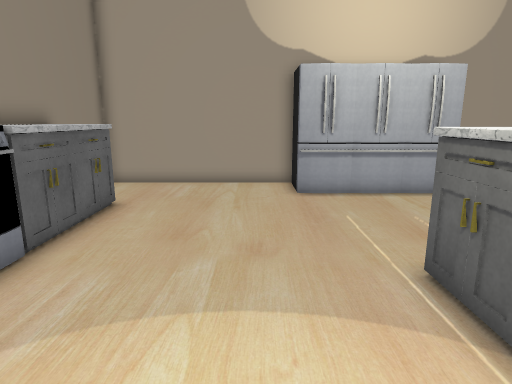
[1] (above)

18 first-person views from a walk through a Unity game level. The camera is 1.4 m above the floor, tilts 12° down and sees 75° across. The floor is counted in squares, 0.5 m on a side. Each view is taken from the middle of a square. On the plan, view 1 faces up. The plan holds only what a view shows up to about 20 squares ahead; the rest is blank. Some animated figures are not drawn. Some surface patterns are stand-ins.

[2]
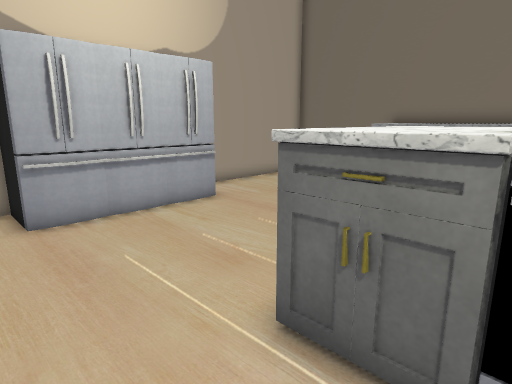

[3]
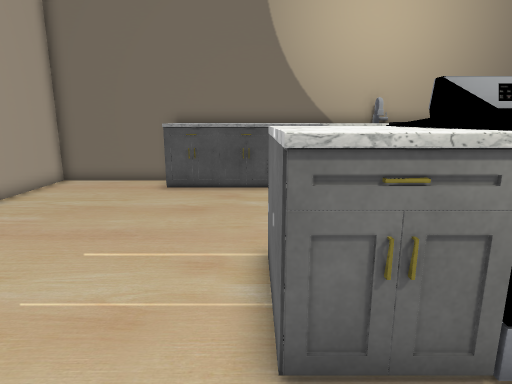

[4]
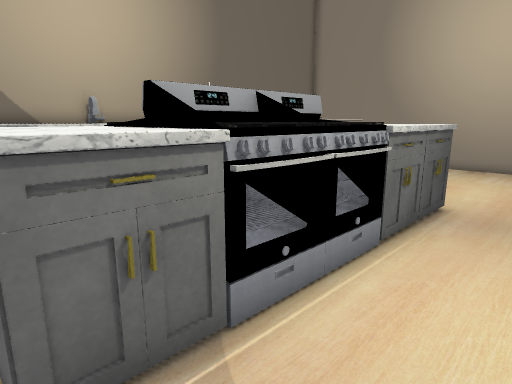

[5]
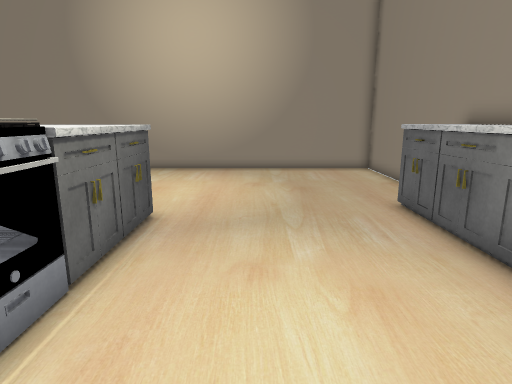

[6]
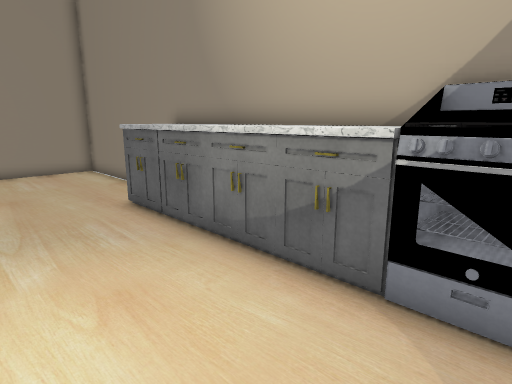

[7]
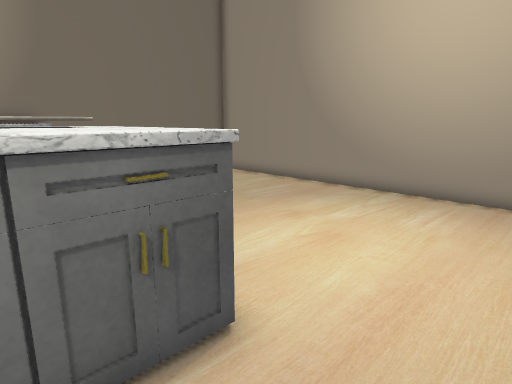

[8]
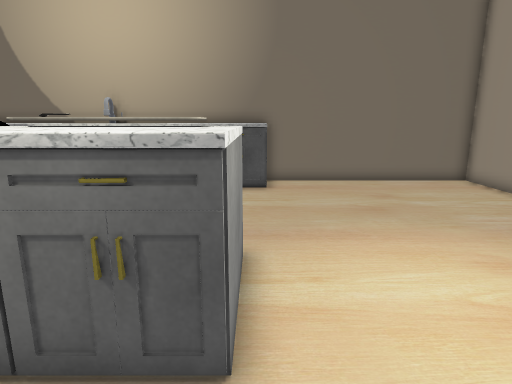

[9]
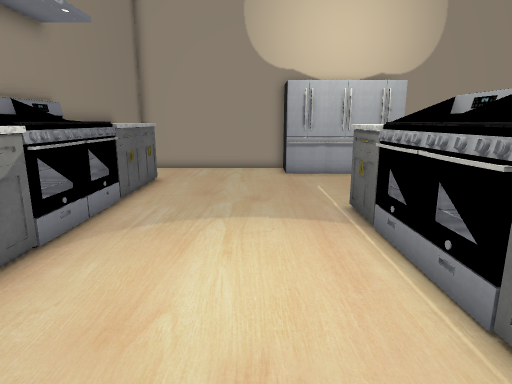

[10]
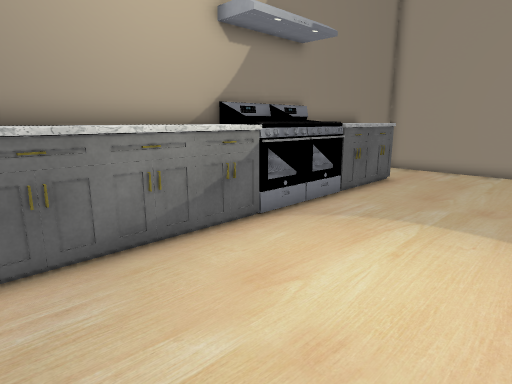

[11]
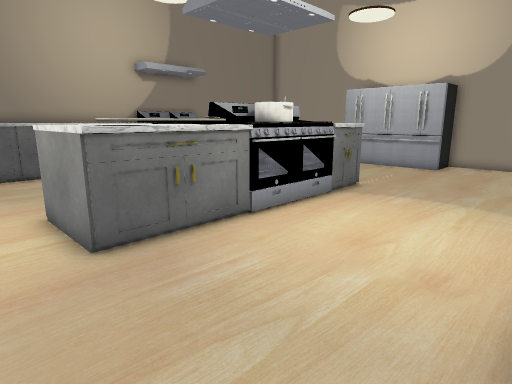

[12]
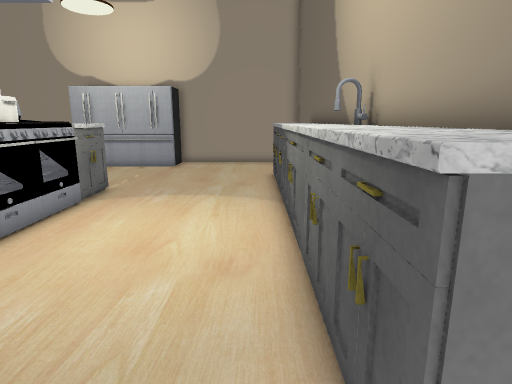

[13]
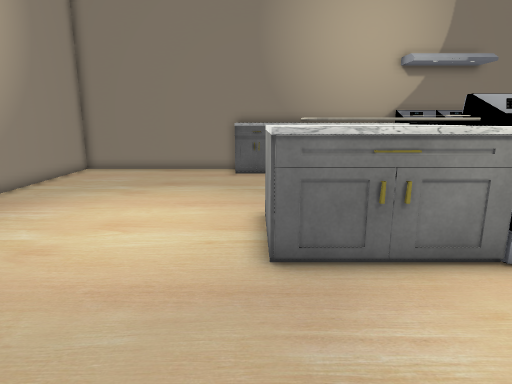

[14]
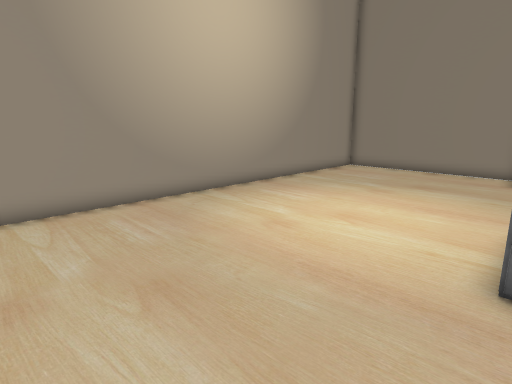

[15]
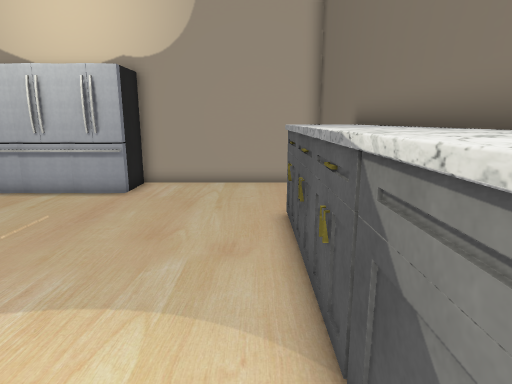

[16]
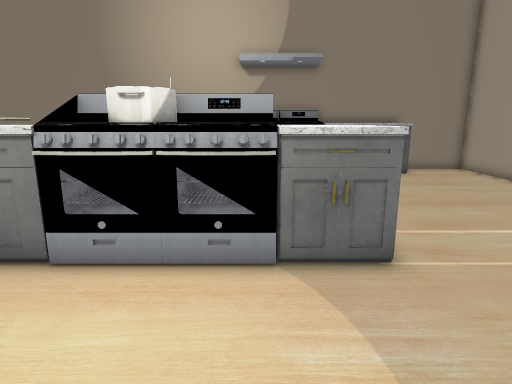

[17]
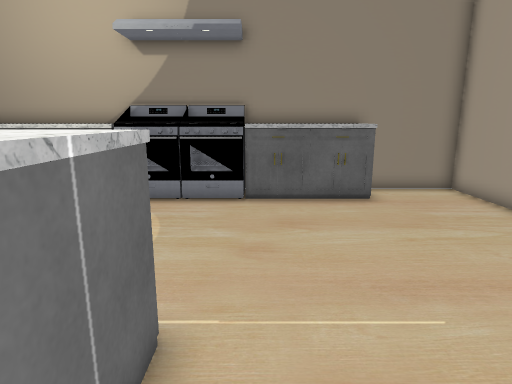

[18]
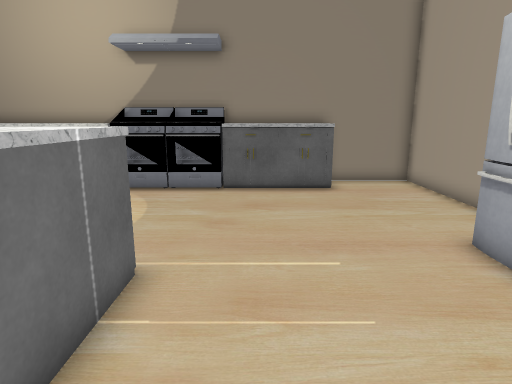

### Floor plan
Key: @ floor where view 1 was taken; # wall or solid block; . floor; = window, fence, low wall or low ledge; ^ raised ledge; F fridge; S stove; O other object.
Columns run from 7 left of view 1 to 16 right of it. Each row starts with its distance up from view 1.
 15 #########O     F########
 14 #........O     F.......#
 13 #........OOFFFFF.......#
 12 #......................#
 11 #^^....................#
 10 #^^..................^^#
  9 #^^..................^^#
  8 #^^..................^^#
  7 #SS..................^^#
  6 #SS........^^^.......^^#
  5 #SS.......^^^^^......^^#
  4 #SS.......^^^^^......^^#
  3 #SS.......SSSSS......^^#
  2 #SS.......SSSSS......^^#
  1 #^^.......SSSSS......^^#
  0 #^^....@..SSSSS......^^#
 -1 #^^.......SSSS#......^^#
 -2 #^^.......^^^O#......^^#
 -3 # ^.......^^^O#......^^#
 -4 #^^.......^^^O#......^^#
 -5 #^^.......^^^##......^^#
 -6 #^^........^^=#......^^#
 -7 #^^....................#
 -8 #......................#
 -9 #......................#
-10 #......................#
-11 #......................#
-12 #......................#
-13 #......................#
-14 #......................#
-15 #......................#
-16 ########################

Positions as (right, up) in squares from view 1, and headings:
1: (0, 0), facing up
2: (0, 3), facing up-right
3: (0, 6), facing right
4: (0, 6), facing down-right
5: (0, 4), facing down
6: (0, 4), facing down-left
7: (0, -3), facing down-right
8: (0, -6), facing right
9: (0, -5), facing up
10: (2, -5), facing up-left
11: (14, -8), facing up-left
12: (13, -8), facing up
13: (13, -6), facing left
14: (13, -5), facing down-left
15: (13, 0), facing up
16: (13, 3), facing left
17: (7, 7), facing left
18: (9, 8), facing left
